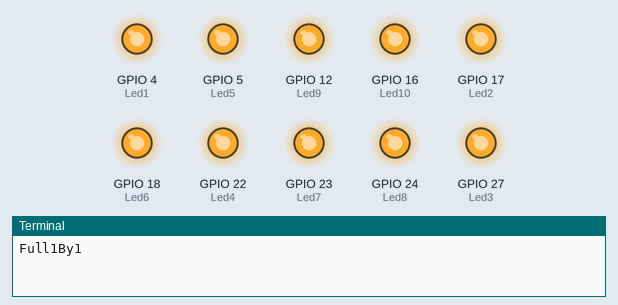
Recording of a program running on a simulated Raspberry Pi (BCM pin numbers). On the bench: output pins drawn as LEDs (lit = HIGH), the last lines printed to the terminal. At 13.1 s the program stops and its outputs stay as they are.

Above: at 0.1 s.
At 1.5 s:
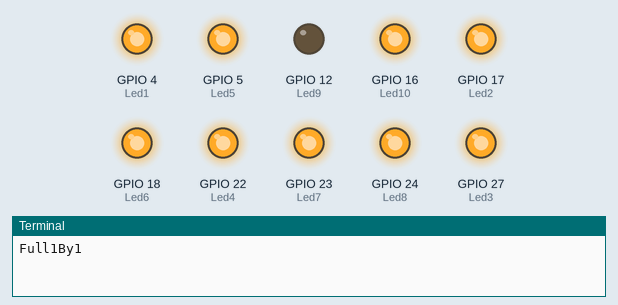
At 3.3 s:
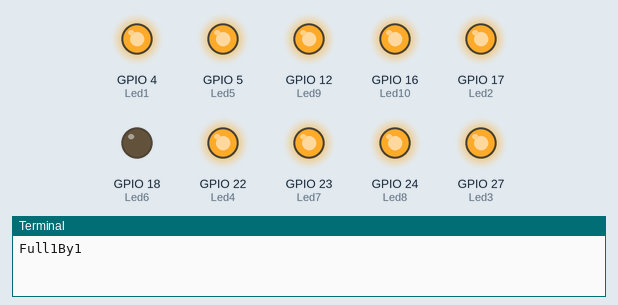
At 6.3 s:
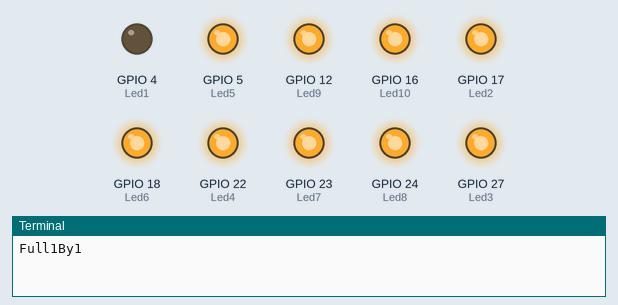
At 9.9 s:
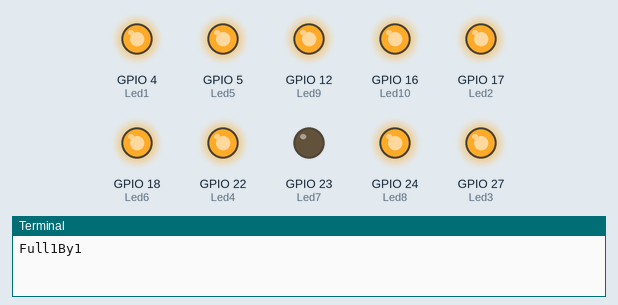
At 13.2 s:
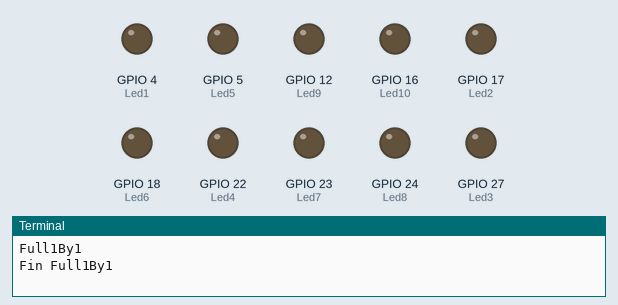
Timing chart, 0 to 14.6 s (numbered marks = the images above):
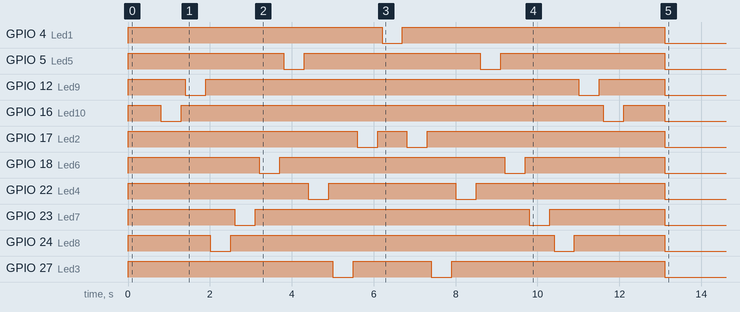

The program:

BARLED2.py
```python
#coding:utf-8

#importation des bibliothèques
from gpiozero import *
import time

"""
---LED utilisé---
LED #1 - GPIO-4
LED #2 - GPIO-17
LED #3 - GPIO-27
LED #4 - GPIO-22
LED #5 - GPIO-5
LED #6 - GPIO-18
LED #7 - GPIO-23
LED #8 - GPIO-24
LED #9 - GPIO-12
LED #10- GPIO-16
"""
Led1 = LED(4)
Led2 = LED(17)
Led3 = LED(27)
Led4 = LED(22)
Led5 = LED(5)
Led6 = LED(18)
Led7 = LED(23)
Led8 = LED(24)
Led9 = LED(12)
Led10 = LED(16)


print("Full1By1") #On affiche dans la console
Led1.on()
Led2.on()
Led3.on()
Led4.on()
Led5.on()
Led6.on()
Led7.on()
Led8.on()
Led9.on()
Led10.on()
time.sleep(.8)
Led10.off()
time.sleep(.5)
Led10.on()
time.sleep(.1)
Led9.off()
time.sleep(.5)
Led9.on()
time.sleep(.1)
Led8.off()
time.sleep(.5)
Led8.on()
time.sleep(.1)
Led7.off()
time.sleep(.5)
Led7.on()
time.sleep(.1)
Led6.off()
time.sleep(.5)
Led6.on()
time.sleep(.1)
Led5.off()
time.sleep(.5)
Led5.on()
time.sleep(.1)
Led4.off()
time.sleep(.5)
Led4.on()
time.sleep(.1)
Led3.off()
time.sleep(.5)
Led3.on()
time.sleep(.1)
Led2.off()
time.sleep(.5)
Led2.on()
time.sleep(.1)
Led1.off()
time.sleep(.5)
Led1.on()
time.sleep(.1)
Led2.off()
time.sleep(.5)
Led2.on()
time.sleep(.1)
Led3.off()
time.sleep(.5)
Led3.on()
time.sleep(.1)
Led4.off()
time.sleep(.5)
Led4.on()
time.sleep(.1)
Led5.off()
time.sleep(.5)
Led5.on()
time.sleep(.1)
Led6.off()
time.sleep(.5)
Led6.on()
time.sleep(.1)
Led7.off()
time.sleep(.5)
Led7.on()
time.sleep(.1)
Led8.off()
time.sleep(.5)
Led8.on()
time.sleep(.1)
Led9.off()
time.sleep(.5)
Led9.on()
time.sleep(.1)
Led10.off()
time.sleep(.5)
Led10.on()
time.sleep(1)
Led1.off()
Led2.off()
Led3.off()
Led5.off()
Led6.off()
Led7.off()
Led8.off()
Led9.off()
Led10.off()
print ("Fin Full1By1")		#On affiche dans la console
```

Measured:
- by itself, GPIO 4 (Led1): alternates HIGH for 6.3 s and LOW for 0.50 s
- by itself, GPIO 5 (Led5): alternates HIGH for 4.0 s and LOW for 0.50 s
- by itself, GPIO 12 (Led9): goes HIGH 1.4 s, LOW 0.50 s, HIGH 9.1 s, LOW 0.50 s, HIGH 1.6 s, then LOW
- by itself, GPIO 16 (Led10): goes HIGH 0.80 s, LOW 0.50 s, HIGH 10.3 s, LOW 0.50 s, HIGH 1.0 s, then LOW
- by itself, GPIO 17 (Led2): goes HIGH 5.6 s, LOW 0.50 s, HIGH 0.70 s, LOW 0.50 s, HIGH 5.8 s, then LOW
- by itself, GPIO 18 (Led6): goes HIGH 3.2 s, LOW 0.50 s, HIGH 5.5 s, LOW 0.50 s, HIGH 3.4 s, then LOW
- by itself, GPIO 22 (Led4): goes HIGH 4.4 s, LOW 0.50 s, HIGH 3.1 s, LOW 0.50 s, HIGH 4.6 s, then LOW
- by itself, GPIO 23 (Led7): goes HIGH 2.6 s, LOW 0.50 s, HIGH 6.7 s, LOW 0.50 s, HIGH 2.8 s, then LOW
